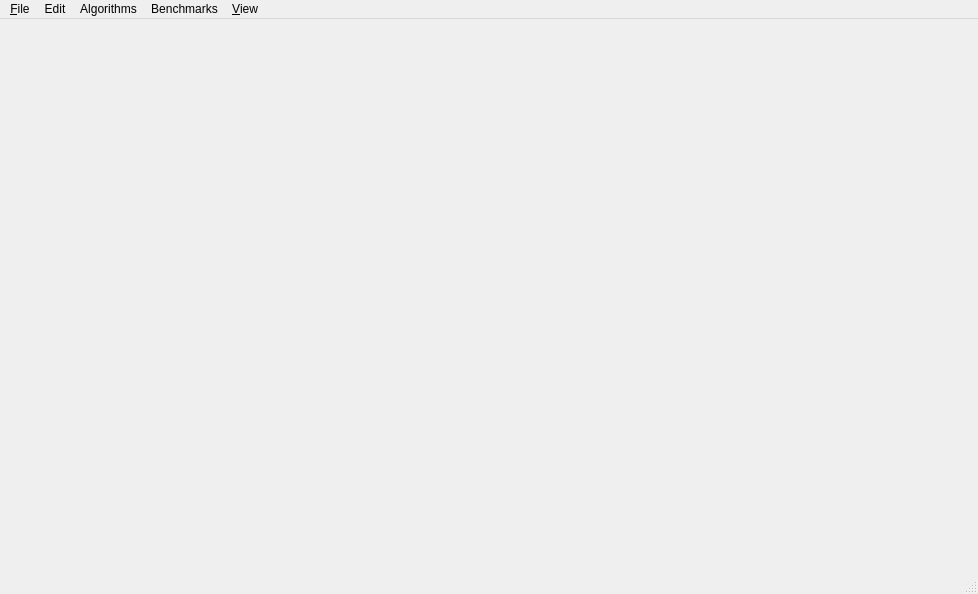
<ui version="4.0" >
 <class>MainWindow</class>
 <widget class="QMainWindow" name="MainWindow" >
  <property name="geometry" >
   <rect>
    <x>0</x>
    <y>0</y>
    <width>978</width>
    <height>594</height>
   </rect>
  </property>
  <property name="windowTitle" >
   <string>CGAL AABB tree demo</string>
  </property>
  <property name="windowIcon" >
   <iconset resource="AABB_demo.qrc" >
    <normaloff>:/cgal/icons/resources/cgal_logo.xpm</normaloff>:/cgal/icons/resources/cgal_logo.xpm</iconset>
  </property>
  <widget class="QWidget" name="centralwidget" >
   <layout class="QGridLayout" name="gridLayout" >
    <item row="0" column="1" >
     <widget class="Viewer" native="1" name="viewer" >
      <property name="locale" >
       <locale country="UnitedStates" language="English" />
      </property>
     </widget>
    </item>
   </layout>
  </widget>
  <widget class="QMenuBar" name="menubar" >
   <property name="geometry" >
    <rect>
     <x>0</x>
     <y>0</y>
     <width>978</width>
     <height>24</height>
    </rect>
   </property>
   <widget class="QMenu" name="menuFile" >
    <property name="title" >
     <string>&amp;File</string>
    </property>
    <addaction name="actionLoadPolyhedron" />
    <addaction name="actionQuit" />
   </widget>
   <widget class="QMenu" name="menuView" >
    <property name="title" >
     <string>&amp;View</string>
    </property>
    <addaction name="actionView_polyhedron" />
    <addaction name="actionView_points" />
   </widget>
   <widget class="QMenu" name="menuAlgorithms" >
    <property name="title" >
     <string>Algorithms</string>
    </property>
    <addaction name="actionInside_points" />
    <addaction name="actionBoundary_segments" />
    <addaction name="separator" />
    <addaction name="actionUnsigned_distance_function_to_facets" />
    <addaction name="actionUnsigned_distance_function_to_edges" />
    <addaction name="actionSigned_distance_function_to_facets" />
   </widget>
   <widget class="QMenu" name="menuBenchmarks" >
    <property name="title" >
     <string>Benchmarks</string>
    </property>
    <widget class="QMenu" name="menuIntersections" >
     <property name="title" >
      <string>Intersections</string>
     </property>
     <addaction name="actionDo_intersect" />
     <addaction name="actionNb_intersections" />
     <addaction name="actionAny_intersection" />
     <addaction name="actionAll_intersections" />
     <addaction name="actionAll_intersected_primitives" />
    </widget>
    <addaction name="menuIntersections" />
    <addaction name="actionDistances" />
   </widget>
   <widget class="QMenu" name="menuEdit" >
    <property name="title" >
     <string>Edit</string>
    </property>
    <addaction name="actionClear_points" />
   </widget>
   <addaction name="menuFile" />
   <addaction name="menuEdit" />
   <addaction name="menuAlgorithms" />
   <addaction name="menuBenchmarks" />
   <addaction name="menuView" />
  </widget>
  <widget class="QStatusBar" name="statusbar" />
  <action name="actionQuit" >
   <property name="text" >
    <string>&amp;Quit</string>
   </property>
   <property name="shortcut" >
    <string>Ctrl+Q</string>
   </property>
  </action>
  <action name="actionLoadPolyhedron" >
   <property name="text" >
    <string>Load polyhedron...</string>
   </property>
  </action>
  <action name="actionInside_points" >
   <property name="text" >
    <string>Inside points...</string>
   </property>
  </action>
  <action name="actionDo_intersect" >
   <property name="text" >
    <string>do_intersect</string>
   </property>
  </action>
  <action name="actionAny_intersection" >
   <property name="text" >
    <string>any_intersection</string>
   </property>
  </action>
  <action name="actionAll_intersections" >
   <property name="text" >
    <string>all_intersections</string>
   </property>
  </action>
  <action name="actionDistances" >
   <property name="text" >
    <string>Distances</string>
   </property>
  </action>
  <action name="actionNb_intersections" >
   <property name="text" >
    <string>nb_intersections</string>
   </property>
  </action>
  <action name="actionAll_intersected_primitives" >
   <property name="text" >
    <string>all_intersected_primitives</string>
   </property>
  </action>
  <action name="actionUnsigned_distance_function_to_facets" >
   <property name="text" >
    <string>Unsigned distance function to facets</string>
   </property>
  </action>
  <action name="actionUnsigned_distance_function_to_edges" >
   <property name="text" >
    <string>Unsigned distance function to edges</string>
   </property>
  </action>
  <action name="actionSigned_distance_function_to_facets" >
   <property name="text" >
    <string>Signed distance function to facets</string>
   </property>
  </action>
  <action name="actionView_polyhedron" >
   <property name="text" >
    <string>Polyhedron</string>
   </property>
  </action>
  <action name="actionView_points" >
   <property name="text" >
    <string>Points</string>
   </property>
  </action>
  <action name="actionClear_points" >
   <property name="text" >
    <string>Clear points</string>
   </property>
  </action>
  <action name="actionBoundary_segments" >
   <property name="text" >
    <string>Boundary segments...</string>
   </property>
  </action>
 </widget>
 <customwidgets>
  <customwidget>
   <class>Viewer</class>
   <extends>QWidget</extends>
   <header>Viewer.h</header>
  </customwidget>
 </customwidgets>
 <resources>
  <include location="AABB_demo.qrc" />
 </resources>
 <connections/>
</ui>
